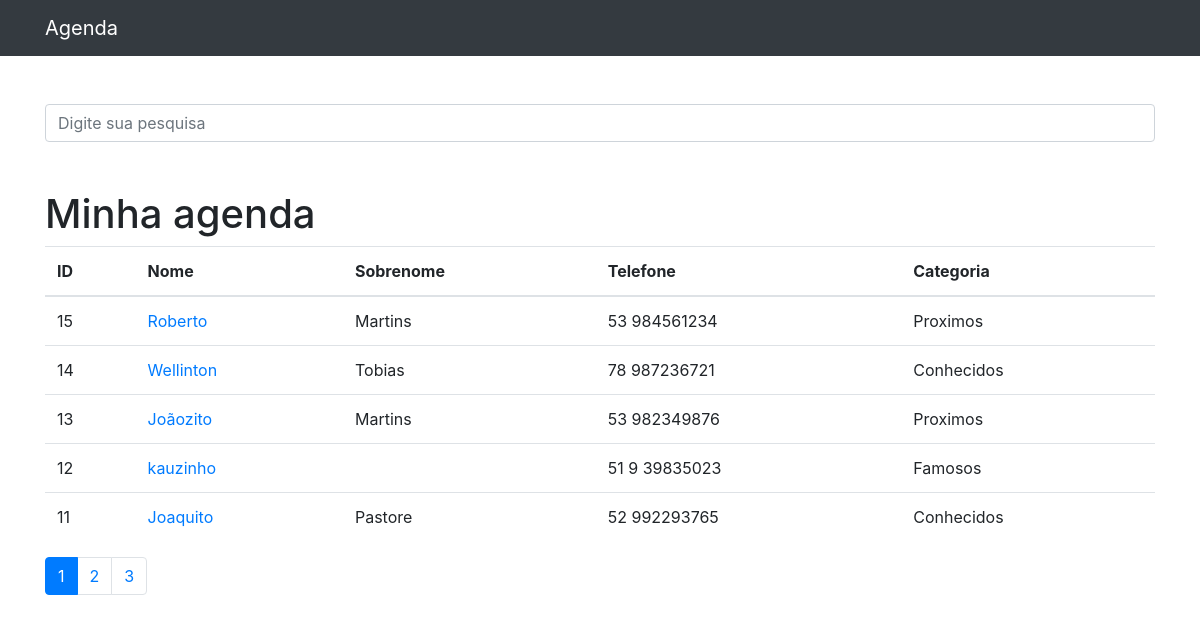
The page / on the database its author committed.
### contatos/models.py (models this page shows, shortened)
class Contato(models.Model):
    nome = models.CharField(max_length=255)
    sobrenome = models.CharField(max_length=255, blank=True)
    telefone = models.CharField(max_length=50)
    email = models.CharField(max_length=255, blank=True)
    data_criação = models.DateTimeField(default=timezone.now)
    descricao = models.TextField(blank=True)
    categoria = models.ForeignKey(Categoria, on_delete=models.DO_NOTHING)
    mostrar = models.BooleanField(default=True)

class Categoria(models.Model):
    nome = models.CharField(max_length=255)
    def __str__(self):
        return self.nome

### contatos/views.py (the view)
# urls.py: path('', views.index, name='index'),
def index(request):
    contatos = Contato.objects.order_by('-id').filter(mostrar=True)
    paginator = Paginator(contatos, 5)
    page = request.GET.get('p')
    contatos = paginator.get_page(page)
    return render(request, 'contatos/index.html', {
        'contatos': contatos
    })

### contatos/templates/contatos/index.html
{% extends 'base.html' %}
{% block conteudo %}
    <h1 class="mt-5">Minha agenda</h1>
    <table class="table">
    <thead>
        <tr>
        <th>ID</th>
        <th>Nome</th>
        <th>Sobrenome</th>
        <th>Telefone</th>
        <th>Categoria</th>
        </tr>
    </thead>
    <tbody>
        {% for contato in contatos %}
                <tr>
                    <td>{{ contato.id }}</td>
                    <td>
                        <a href="{% url 'ver_contato' contato.id %}">{{ contato.nome }}</a>
                    </td>
                    <td>{{ contato.sobrenome }}</td>
                    <td>{{ contato.telefone }}</td>
                    <td>{{ contato.categoria}}</td>
                </tr>
        {% endfor %}
    </tbody>
    </table>
<nav aria-label="Page navigation example">
    <ul class="pagination">
        {% for pagina in contatos.paginator.page_range %}
            {% if contatos.number == pagina%}
                <li class="page-item active">
                        <a class="page-link" href="?p={{ pagina }}&termo={{ request.GET.termo }}">{{ pagina }}</a>
                </li>
            {% else %}
                <li class="page-item ">
                    <a class="page-link" href="?p={{ pagina }}&termo={{ request.GET.termo }}"> {{pagina}}</a>
                </li>
            {% endif %}
        {% endfor %}
    </ul>
    </nav>
{% endblock %}

### templates/base.html (shortened to what this page needs)
{% load static %}
<!DOCTYPE html>
<html lang="pt">
<head>
    {% include 'parciais/_head.html' %}
</head>
<body>
    {% include 'parciais/_nav.html'%}
<div class="container">
    <div class="row">
        <div class="col-lg-12">
            {% if "accounts" not in request.path %}
            <br><br>
            <form method="get" action="{% url 'busca' %}">
                <div class="form-group row">
                    <div class="col-12">
                        <input type="search" class="form-control"
                        value="{{ request.GET.termo }}"
                        id="search-input"
                        placeholder="Digite sua pesquisa"
                        name="termo">
                    </div>
                </div>
            </form>
            {% endif %}
            {% block conteudo %} {% endblock %}
        </div>
    </div>
</div>
</body>
</html>

### templates/parciais/_head.html (shortened to what this page needs)
{% load static %}
<link href="{% static 'vendor/bootstrap/css/bootstrap.min.css' %}" rel="stylesheet">

### templates/parciais/_nav.html (shortened to what this page needs)
<nav class="navbar navbar-expand-lg navbar-dark bg-dark static-top">
    <div class="container">
    <a class="navbar-brand" href="{% url 'index' %}">Agenda</a>
    </div>
</nav>

### rows shown on the page
Contato: id "15", nome "Roberto", sobrenome "Martins", telefone "53 984561234", categoria "Proximos"
Contato: id "14", nome "Wellinton", sobrenome "Tobias", telefone "78 987236721", categoria "Conhecidos"
Contato: id "13", nome "Joãozito", sobrenome "Martins", telefone "53 982349876", categoria "Proximos"
Contato: id "12", nome "kauzinho", telefone "51 9 39835023", categoria "Famosos"
Contato: id "11", nome "Joaquito", sobrenome "Pastore", telefone "52 992293765", categoria "Conhecidos"

### other values the page prints
{{ pagina }} "1"
{{ pagina }} "2" "3"
